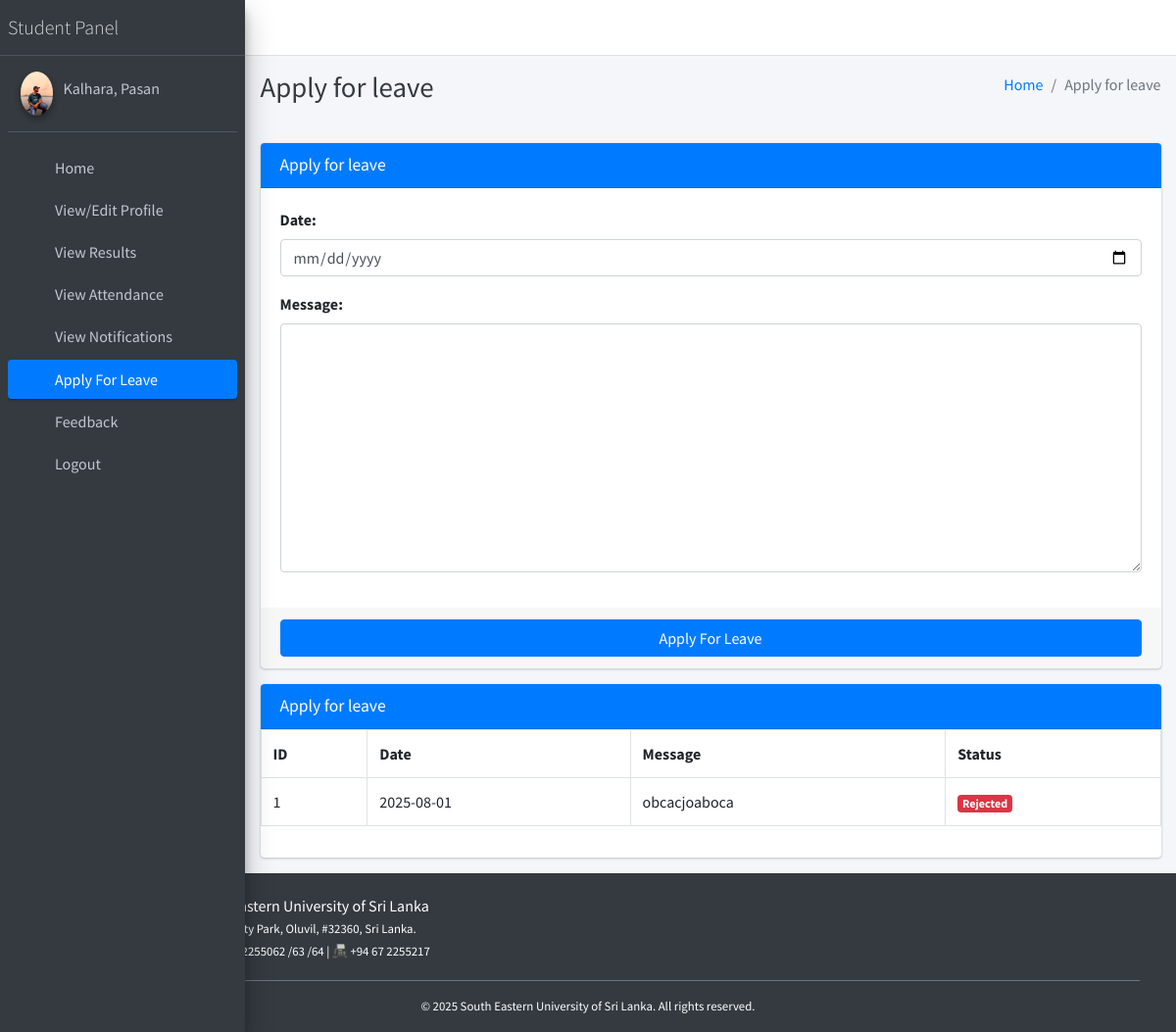
/student/apply/leave/ (signed in), run on the app's committed database.
### main_app/models.py (models this page shows)
class CustomUser(AbstractUser):
    USER_TYPE = ((1, "HOD"), (2, "Staff"), (3, "Student"))
    GENDER = [("M", "Male"), ("F", "Female")]
    username = None  # Removed username, using email instead
    email = models.EmailField(unique=True)
    user_type = models.CharField(default=1, choices=USER_TYPE, max_length=1)
    gender = models.CharField(max_length=1, choices=GENDER)
    profile_pic = models.ImageField()
    address = models.TextField()
    fcm_token = models.TextField(default="")  # For firebase notifications
    created_at = models.DateTimeField(auto_now_add=True)
    updated_at = models.DateTimeField(auto_now=True)
    USERNAME_FIELD = "email"
    REQUIRED_FIELDS = []
    objects = CustomUserManager()
    def __str__(self):
        return self.last_name + ", " + self.first_name

class LeaveReportStudent(models.Model):
    student = models.ForeignKey(Student, on_delete=models.CASCADE)
    date = models.CharField(max_length=60)
    message = models.TextField()
    status = models.SmallIntegerField(default=0)
    created_at = models.DateTimeField(auto_now_add=True)
    updated_at = models.DateTimeField(auto_now=True)

### main_app/student_views.py (the view, shortened to what this page needs)
# urls.py: path("student/apply/leave/", student_views.student_apply_leave,
def student_apply_leave(request):
    form = LeaveReportStudentForm(request.POST or None)
    student = get_object_or_404(Student, admin_id=request.user.id)
    context = {
        'form': form,
        'leave_history': LeaveReportStudent.objects.filter(student=student),
        'page_title': 'Apply for leave'
    }
    return render(request, "student_template/student_apply_leave.html", context)

### main_app/forms.py
class LeaveReportStudentForm(FormSettings):
    def __init__(self, *args, **kwargs):
        super(LeaveReportStudentForm, self).__init__(*args, **kwargs)
    class Meta:
        model = LeaveReportStudent
        fields = ['date', 'message']
        widgets = {
            'date': DateInput(attrs={'type': 'date'}),
        }

### main_app/templates/student_template/student_apply_leave.html
{% extends 'main_app/base.html' %}
{% load static %}
{% block page_title %}{{page_title}}{% endblock page_title %}
{% block content %}
<section class="content">
    <div class="container-fluid">
        <div class="row">
            <div class="col-md-12">
                <div class="card card-primary">
                    <div class="card-header">
                        <h3 class="card-title">{{page_title}}</h3>
                    </div>
                    {% include "main_app/form_template.html" with messages=messages  form=form button_text="Apply For Leave"%}
                </div>
<div class="card card-primary">
    <div class="card-header"><h3 class="card-title">{{page_title}}</h3></div>
   <div class="table">
       <table class="table table-bordered">
           <tr>
               <th>ID</th>
               <th>Date</th>
               <th>Message</th>
                <th>Status</th>
        </tr>
        {% for leave in leave_history %}
        <tr>
            <td>{{forloop.counter}}</td>
            <td>{{leave.date}}</td>
              <td>{{leave.message}}</td>
              <td>
                  {% if leave.status == 0 %}
                  <span class="badge badge-warning">Pending</span>
                  {% elif leave.status == 1 %}
                  <span class="badge badge-success">Accepted</span>
                    {% else %}
                    <span class="badge badge-danger">Rejected</span>
                    {% endif %}
                </td>
            </tr>
            {% endfor %}
        </table>
    </div>
    </div>
            </div>
        </div>
    </div>
</section>
{% endblock content %}

### main_app/templates/main_app/sidebar_template.html (shortened to what this page needs)
{% load static %}
<aside class="main-sidebar sidebar-dark-primary elevation-4">
{% if request.user.user_type == '1' %}
    <a href="{% url 'admin_home' %}" class="brand-link">
        <span class="brand-text font-weight-light">Admin Panel</span>
    </a>
    <div class="sidebar">
        <div class="user-panel mt-3 pb-3 mb-3 d-flex">
            <div class="image">
                <img src="{{ request.user.profile_pic }}" class="img-circle elevation-2" alt="User Image">
            </div>
            <div class="info">
                <a href="#" class="d-block">{{ user }}</a>
            </div>
        </div>
        <nav class="mt-2">
            <ul class="nav nav-pills nav-sidebar flex-column" role="menu">
                <li class="nav-item">
                    {% url 'admin_home' as admin_home %}
                    <a href="{{ admin_home }}" class="nav-link {% if admin_home == request.path %} active {% endif %}">
                        <i class="nav-icon fas fa-tachometer-alt"></i>
                        <p>Home</p>
                    </a>
                </li>
                <li class="nav-item">
                    {% url 'admin_view_profile' as admin_view_profile %}
                    <a href="{{ admin_view_profile }}" class="nav-link {% if admin_view_profile == request.path %} active {% endif %}">
                        <i class="nav-icon fas fa-user-cog"></i>
                        <p>View/Edit Profile</p>
                    </a>
                </li>
                <li class="nav-item">
                    {% url 'admin_notify_staff' as admin_notify_staff %}
                    <a href="{{ admin_notify_staff }}" class="nav-link {% if admin_notify_staff == request.path %} active {% endif %}">
                        <i class="nav-icon fas fa-bullhorn"></i>
                        <p>Notify Staff</p>
                    </a>
                </li>
                <li class="nav-item">
                    {% url 'admin_notify_student' as admin_notify_student %}
                    <a href="{{ admin_notify_student }}" class="nav-link {% if admin_notify_student == request.path %} active {% endif %}">
                        <i class="nav-icon fas fa-bullhorn"></i>
                        <p>Notify Student</p>
                    </a>
                </li>
                <li class="nav-item">
                    {% url 'add_staff' as add_staff %}
                    <a href="{{ add_staff }}" class="nav-link {% if add_staff == request.path %} active {% endif %}">
                        <i class="nav-icon fas fa-user-plus"></i>
                        <p>Add Staff</p>
                    </a>
                </li>
                <li class="nav-item">
                    {% url 'manage_staff' as manage_staff %}
                    {% url 'edit_staff' staff_id as edit_staff %}
                    <a href="{{ manage_staff }}" class="nav-link {% if manage_staff == request.path or request.path == edit_staff %} active {% endif %}">
                        <i class="nav-icon fas fa-users"></i>
                        <p>Manage Staff</p>
                    </a>
                </li>
                <li class="nav-item">
                    {% url 'add_student' as add_student %}
                    <a href="{{ add_student }}" class="nav-link {% if add_student == request.path %} active {% endif %}">
                        <i class="nav-icon fas fa-user-graduate"></i>
                        <p>Add Student</p>
                    </a>
                </li>
                <li class="nav-item">
                    {% url 'manage_student' as manage_student %}
                    {% url 'edit_student' student_id as edit_student %}
                    <a href="{{ manage_student }}" class="nav-link {% if edit_student == request.path or manage_student == request.path %} active {% endif %}">
                        <i class="nav-icon fas fa-users"></i>
                        <p>Manage Student</p>
                    </a>
                </li>
                <li class="nav-item">
                    {% url 'add_course' as add_course %}
                    <a href="{{ add_course }}" class="nav-link {% if add_course == request.path %} active {% endif %}">
                        <i class="nav-icon fas fa-book"></i>
                        <p>Add Course</p>
                    </a>
                </li>
                <li class="nav-item">
                    {% url 'manage_course' as manage_course %}
                    {% url 'edit_course' course_id as edit_course %}
                    <a href="{{ manage_course }}" class="nav-link {% if edit_course == request.path or manage_course == request.path %} active {% endif %}">
                        <i class="nav-icon fas fa-book-open"></i>
                        <p>Manage Course</p>
                    </a>
                </li>
                <li class="nav-item">
                    {% url 'add_subject' as add_subject %}
                    <a href="{{ add_subject }}" class="nav-link {% if add_subject == request.path %} active {% endif %}">
                        <i class="nav-icon fas fa-chalkboard-teacher"></i>
                        <p>Add Subject</p>
                    </a>
                </li>
                <li class="nav-item">
                    {% url 'manage_subject' as manage_subject %}
                    {% url 'edit_subject' subject_id as edit_subject %}
                    <a href="{{ manage_subject }}" class="nav-link {% if edit_subject == request.path or manage_subject == request.path %} active {% endif %}">
                        <i class="nav-icon fas fa-book-reader"></i>
                        <p>Manage Subject</p>
                    </a>
                </li>
                <li class="nav-item">
                    {% url 'add_session' as add_session %}
                    <a href="{{ add_session }}" class="nav-link {% if add_session == request.path %} active {% endif %}">
                        <i class="nav-icon fas fa-calendar-plus"></i>
                        <p>Add Session</p>
                    </a>
                </li>
                <li class="nav-item">
                    {% url 'manage_session' as manage_session %}
                    {% url 'edit_session' session_id as edit_session %}
                    <a href="{{ manage_session }}" class="nav-link {% if edit_session == request.path or manage_session == request.path %} active {% endif %}">
                        <i class="nav-icon fas fa-calendar-alt"></i>
                        <p>Manage Session</p>
                    </a>
                </li>
                <li class="nav-item">
                    {% url 'admin_view_attendance' as admin_view_attendance %}
                    <a href="{{ admin_view_attendance }}" class="nav-link {% if admin_view_attendance == request.path %} active {% endif %}">
                        <i class="nav-icon fas fa-clipboard-list"></i>
                        <p>View Attendance</p>
                    </a>
                </li>
                <li class="nav-item">
                    {% url 'student_feedback_message' as student_feedback_message %}
                    <a href="{{ student_feedback_message }}" class="nav-link {% if student_feedback_message == request.path %} active {% endif %}">
                        <i class="nav-icon fas fa-comment-dots"></i>
                        <p>Student Feedback</p>
                    </a>
                </li>
                <li class="nav-item">
                    {% url 'staff_feedback_message' as staff_feedback_message %}
                    <a href="{{ staff_feedback_message }}" class="nav-link {% if staff_feedback_message == request.path %} active {% endif %}">
                        <i class="nav-icon fas fa-comments"></i>
                        <p>Staff Feedback</p>
                    </a>
                </li>
                <li class="nav-item">
                    {% url 'view_staff_leave' as view_staff_leave %}
                    <a href="{{ view_staff_leave }}" class="nav-link {% if view_staff_leave == request.path %} active {% endif %}">
                        <i class="nav-icon fas fa-user-clock"></i>
                        <p>Staff Leave</p>
                    </a>
                </li>
                <li class="nav-item">
                    {% url 'view_student_leave' as view_student_leave %}
                    <a href="{{ view_student_leave }}" class="nav-link {% if view_student_leave == request.path %} active {% endif %}">
                        <i class="nav-icon fas fa-user-clock"></i>
                        <p>Student Leave</p>
                    </a>
                </li>
{% else %}
    <a href="" class="brand-link">
        <span class="brand-text font-weight-light">Student Panel</span>
    </a>
    <div class="sidebar">
        <div class="user-panel mt-3 pb-3 mb-3 d-flex">
            <div class="image">
                <img src="{{ request.user.profile_pic }}" class="img-circle elevation-2" alt="User Image">
            </div>
            <div class="info">
                <a href="#" class="d-block">{{ user }}</a>
            </div>
        </div>
        <nav class="mt-2">
            <ul class="nav nav-pills nav-sidebar flex-column">
                <li class="nav-item">
                    {% url 'student_home' as student_home %}
                    <a href="{{ student_home }}" class="nav-link {% if student_home == request.path %} active {% endif %}">
                        <i class="nav-icon fas fa-tachometer-alt"></i>
                        <p>Home</p>
                    </a>
                </li>
                <li class="nav-item">
                    {% url 'student_view_profile' as student_view_profile %}
                    <a href="{{ student_view_profile }}" class="nav-link {% if student_view_profile == request.path %} active {% endif %}">
                        <i class="nav-icon fas fa-user"></i>
                        <p>View/Edit Profile</p>
                    </a>
                </li>
                <li class="nav-item">
                    {% url 'student_view_result' as student_view_result %}
                    <a href="{% url 'student_view_result' %}" class="nav-link {% if student_view_result == request.path %} active {% endif %}">
                        <i class="nav-icon fas fa-poll"></i>
                        <p>View Results</p>
                    </a>
                </li>
                <li class="nav-item">
                    {% url 'student_view_attendance' as student_view_attendance %}
                    <a href="{{ student_view_attendance }}" class="nav-link {% if student_view_attendance == request.path %} active {% endif %}">
                        <i class="nav-icon fas fa-clipboard-list"></i>
                        <p>View Attendance</p>
                    </a>
                </li>
                <li class="nav-item">
                    {% url 'student_view_notification' as student_view_notification %}
                    <a href="{{ student_view_notification }}" class="nav-link {% if student_view_notification == request.path %} active {% endif %}">
                        <i class="nav-icon fas fa-bell"></i>
                        <p>View Notifications</p>
                    </a>
                </li>
                <li class="nav-item">
                    {% url 'student_apply_leave' as student_apply_leave %}
                    <a href="{{ student_apply_leave }}" class="nav-link {% if student_apply_leave == request.path %} active {% endif %}">
                        <i class="nav-icon fas fa-paper-plane"></i>
                        <p>Apply For Leave</p>
                    </a>
                </li>
                <li class="nav-item">
                    {% url 'student_feedback' as student_feedback %}
                    <a href="{{ student_feedback }}" class="nav-link {% if student_feedback == request.path %} active {% endif %}">
                        <i class="nav-icon fas fa-comment-dots"></i>
                        <p>Feedback</p>
                    </a>
                </li>
{% endif %}
<li class="nav-item">
    <a href="{% url 'user_logout' %}" onclick="return confirm('Your session would be terminated.\n\nProceed?')" class="nav-link">
        <i class="nav-icon fas fa-sign-out-alt"></i>
        <p>Logout</p>
    </a>
</li>
</ul>
</nav>
</div>
</aside>

### data on the page
CustomUser: user.profile_pic (picture), last_name+first_name "Kalhara, Pasan"
LeaveReportStudent: date "2025-08-01", message "obcacjoaboca", status "Rejected"

### other printed values
{{ page_title }} "Apply for leave"
{{ field.label_tag }} "Date:" "Message:"
{{ button_text }} "Apply For Leave"
